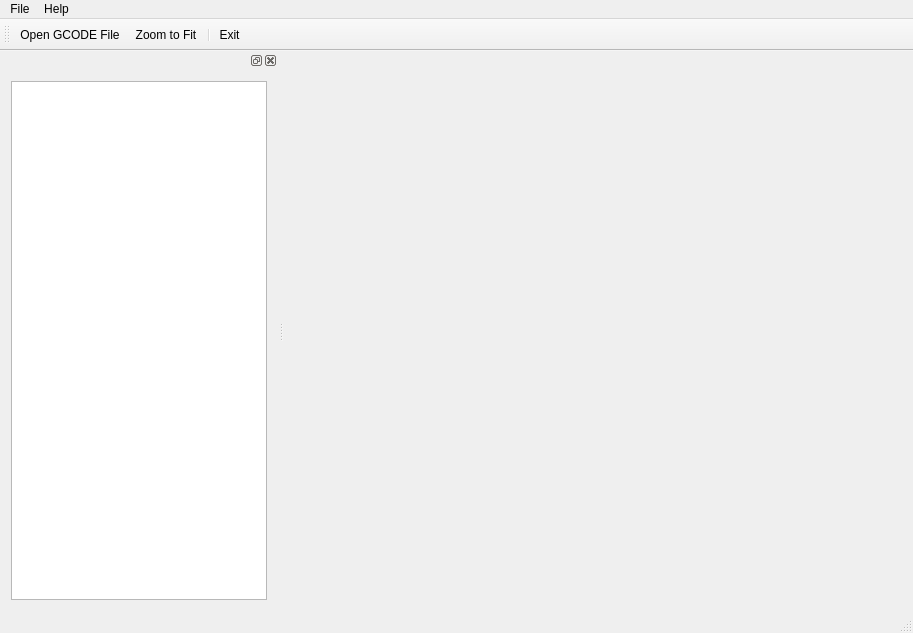
<?xml version="1.0" encoding="UTF-8"?>
<ui version="4.0">
 <class>PCBMillingGeneratorClass</class>
 <widget class="QMainWindow" name="PCBMillingGeneratorClass">
  <property name="geometry">
   <rect>
    <x>0</x>
    <y>0</y>
    <width>913</width>
    <height>633</height>
   </rect>
  </property>
  <property name="windowTitle">
   <string>PCB Milling Generator and Autolevel</string>
  </property>
  <widget class="QWidget" name="centralWidget">
   <layout class="QGridLayout" name="gridLayout">
    <item row="0" column="0">
     <widget class="QRenderArea" name="renderArea" native="true">
      <property name="sizePolicy">
       <sizepolicy hsizetype="Expanding" vsizetype="Expanding">
        <horstretch>0</horstretch>
        <verstretch>0</verstretch>
       </sizepolicy>
      </property>
     </widget>
    </item>
   </layout>
  </widget>
  <widget class="QMenuBar" name="menuBar">
   <property name="geometry">
    <rect>
     <x>0</x>
     <y>0</y>
     <width>913</width>
     <height>21</height>
    </rect>
   </property>
   <widget class="QMenu" name="menuFile">
    <property name="title">
     <string>File</string>
    </property>
    <addaction name="actionConvertGerberToGCode"/>
    <addaction name="actionOpen_GCODE_File"/>
    <addaction name="separator"/>
    <addaction name="actionExit"/>
   </widget>
   <widget class="QMenu" name="menuHelp">
    <property name="title">
     <string>Help</string>
    </property>
    <addaction name="actionAbout"/>
   </widget>
   <addaction name="menuFile"/>
   <addaction name="menuHelp"/>
  </widget>
  <widget class="QToolBar" name="mainToolBar">
   <property name="minimumSize">
    <size>
     <width>0</width>
     <height>32</height>
    </size>
   </property>
   <property name="baseSize">
    <size>
     <width>0</width>
     <height>32</height>
    </size>
   </property>
   <attribute name="toolBarArea">
    <enum>TopToolBarArea</enum>
   </attribute>
   <attribute name="toolBarBreak">
    <bool>false</bool>
   </attribute>
   <addaction name="actionOpen_GCODE_File"/>
   <addaction name="actionZoom_to_Fit"/>
   <addaction name="separator"/>
   <addaction name="actionExit"/>
  </widget>
  <widget class="QStatusBar" name="statusBar">
   <property name="statusTip">
    <string/>
   </property>
  </widget>
  <widget class="QDockWidget" name="dockWidget">
   <property name="sizePolicy">
    <sizepolicy hsizetype="Preferred" vsizetype="Preferred">
     <horstretch>0</horstretch>
     <verstretch>0</verstretch>
    </sizepolicy>
   </property>
   <property name="minimumSize">
    <size>
     <width>193</width>
     <height>560</height>
    </size>
   </property>
   <attribute name="dockWidgetArea">
    <number>1</number>
   </attribute>
   <widget class="QWidget" name="dockWidgetContents">
    <layout class="QHBoxLayout" name="horizontalLayout">
     <item>
      <widget class="QListWidget" name="lstFile">
       <property name="contextMenuPolicy">
        <enum>Qt::CustomContextMenu</enum>
       </property>
      </widget>
     </item>
    </layout>
   </widget>
  </widget>
  <action name="actionConvertGerberToGCode">
   <property name="text">
    <string>Convert GERBER to GCode</string>
   </property>
  </action>
  <action name="actionExit">
   <property name="icon">
    <iconset resource="../resources/MCB.qrc">
     <normaloff>:/MCBGenerator/Resources/exit.png</normaloff>:/MCBGenerator/Resources/exit.png</iconset>
   </property>
   <property name="text">
    <string>Exit</string>
   </property>
  </action>
  <action name="actionAbout">
   <property name="text">
    <string>About</string>
   </property>
  </action>
  <action name="actionOpen_GCODE_File">
   <property name="icon">
    <iconset resource="../resources/MCB.qrc">
     <normaloff>:/MCBGenerator/Resources/fileopen.png</normaloff>:/MCBGenerator/Resources/fileopen.png</iconset>
   </property>
   <property name="text">
    <string>Open GCODE File</string>
   </property>
  </action>
  <action name="actionZoom_to_Fit">
   <property name="icon">
    <iconset resource="../resources/MCB.qrc">
     <normaloff>:/MCBGenerator/Resources/viewmagfit.png</normaloff>:/MCBGenerator/Resources/viewmagfit.png</iconset>
   </property>
   <property name="text">
    <string>Zoom to Fit</string>
   </property>
   <property name="toolTip">
    <string>Zoom to Fit</string>
   </property>
  </action>
  <action name="actionClose_File">
   <property name="icon">
    <iconset resource="../resources/MCB.qrc">
     <normaloff>:/MCBGenerator/Resources/fileclose.png</normaloff>:/MCBGenerator/Resources/fileclose.png</iconset>
   </property>
   <property name="text">
    <string>Close File</string>
   </property>
   <property name="toolTip">
    <string>Close Selected File</string>
   </property>
  </action>
 </widget>
 <layoutdefault spacing="6" margin="11"/>
 <customwidgets>
  <customwidget>
   <class>QRenderArea</class>
   <extends>QWidget</extends>
   <header>qrenderarea.h</header>
   <container>1</container>
   <slots>
    <slot>clearRenderArea()</slot>
    <slot>ZoomToFit()</slot>
   </slots>
  </customwidget>
 </customwidgets>
 <resources>
  <include location="../resources/MCB.qrc"/>
 </resources>
 <connections>
  <connection>
   <sender>actionExit</sender>
   <signal>triggered()</signal>
   <receiver>PCBMillingGeneratorClass</receiver>
   <slot>close()</slot>
   <hints>
    <hint type="sourcelabel">
     <x>-1</x>
     <y>-1</y>
    </hint>
    <hint type="destinationlabel">
     <x>456</x>
     <y>306</y>
    </hint>
   </hints>
  </connection>
  <connection>
   <sender>actionOpen_GCODE_File</sender>
   <signal>triggered()</signal>
   <receiver>PCBMillingGeneratorClass</receiver>
   <slot>OpenGcodeFile()</slot>
   <hints>
    <hint type="sourcelabel">
     <x>-1</x>
     <y>-1</y>
    </hint>
    <hint type="destinationlabel">
     <x>456</x>
     <y>306</y>
    </hint>
   </hints>
  </connection>
  <connection>
   <sender>actionZoom_to_Fit</sender>
   <signal>triggered()</signal>
   <receiver>renderArea</receiver>
   <slot>ZoomToFit()</slot>
   <hints>
    <hint type="sourcelabel">
     <x>-1</x>
     <y>-1</y>
    </hint>
    <hint type="destinationlabel">
     <x>554</x>
     <y>323</y>
    </hint>
   </hints>
  </connection>
  <connection>
   <sender>lstFile</sender>
   <signal>customContextMenuRequested(QPoint)</signal>
   <receiver>PCBMillingGeneratorClass</receiver>
   <slot>ShowContextMenuForListFile(QPoint)</slot>
   <hints>
    <hint type="sourcelabel">
     <x>127</x>
     <y>208</y>
    </hint>
    <hint type="destinationlabel">
     <x>236</x>
     <y>0</y>
    </hint>
   </hints>
  </connection>
  <connection>
   <sender>lstFile</sender>
   <signal>itemChanged(QListWidgetItem*)</signal>
   <receiver>PCBMillingGeneratorClass</receiver>
   <slot>ListFileItemChanged(QListWidgetItem*)</slot>
   <hints>
    <hint type="sourcelabel">
     <x>199</x>
     <y>257</y>
    </hint>
    <hint type="destinationlabel">
     <x>332</x>
     <y>0</y>
    </hint>
   </hints>
  </connection>
  <connection>
   <sender>actionClose_File</sender>
   <signal>triggered()</signal>
   <receiver>PCBMillingGeneratorClass</receiver>
   <slot>CloseSelectedFile()</slot>
   <hints>
    <hint type="sourcelabel">
     <x>-1</x>
     <y>-1</y>
    </hint>
    <hint type="destinationlabel">
     <x>456</x>
     <y>315</y>
    </hint>
   </hints>
  </connection>
  <connection>
   <sender>lstFile</sender>
   <signal>itemSelectionChanged()</signal>
   <receiver>PCBMillingGeneratorClass</receiver>
   <slot>ListFileItemSelectionChanged()</slot>
   <hints>
    <hint type="sourcelabel">
     <x>155</x>
     <y>228</y>
    </hint>
    <hint type="destinationlabel">
     <x>178</x>
     <y>-13</y>
    </hint>
   </hints>
  </connection>
  <connection>
   <sender>actionConvertGerberToGCode</sender>
   <signal>triggered()</signal>
   <receiver>PCBMillingGeneratorClass</receiver>
   <slot>ShowGerberToGCodeDialog()</slot>
   <hints>
    <hint type="sourcelabel">
     <x>-1</x>
     <y>-1</y>
    </hint>
    <hint type="destinationlabel">
     <x>456</x>
     <y>316</y>
    </hint>
   </hints>
  </connection>
 </connections>
 <slots>
  <slot>OpenGcodeFile()</slot>
  <slot>ShowContextMenuForListFile(QPoint)</slot>
  <slot>ListFileItemChanged(QListWidgetItem*)</slot>
  <slot>CloseSelectedFile()</slot>
  <slot>ListFileItemSelectionChanged()</slot>
  <slot>ShowGerberToGCodeDialog()</slot>
 </slots>
</ui>
